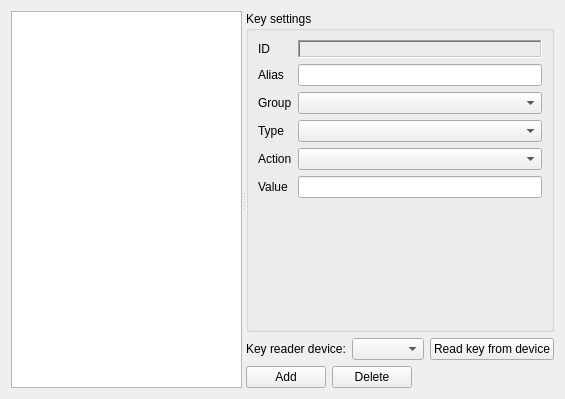
<?xml version="1.0" encoding="UTF-8"?>
<ui version="4.0">
 <class>KeysManager</class>
 <widget class="QWidget" name="KeysManager">
  <property name="geometry">
   <rect>
    <x>0</x>
    <y>0</y>
    <width>565</width>
    <height>399</height>
   </rect>
  </property>
  <property name="windowTitle">
   <string>Form</string>
  </property>
  <layout class="QGridLayout" name="gridLayout_3">
   <item row="0" column="0">
    <widget class="QSplitter" name="splitter_keys">
     <property name="orientation">
      <enum>Qt::Horizontal</enum>
     </property>
     <property name="childrenCollapsible">
      <bool>false</bool>
     </property>
     <widget class="QListWidget" name="listWidget_keys"/>
     <widget class="QWidget" name="gridLayoutWidget">
      <layout class="QVBoxLayout" name="verticalLayout">
       <item>
        <widget class="QGroupBox" name="groupBox">
         <property name="title">
          <string>Key settings</string>
         </property>
         <layout class="QGridLayout" name="gridLayout_4">
          <item row="5" column="1">
           <widget class="QLineEdit" name="le_key_value"/>
          </item>
          <item row="1" column="0">
           <widget class="QLabel" name="label_39">
            <property name="text">
             <string>Alias</string>
            </property>
           </widget>
          </item>
          <item row="4" column="0">
           <widget class="QLabel" name="label_41">
            <property name="text">
             <string>Action</string>
            </property>
           </widget>
          </item>
          <item row="4" column="1">
           <widget class="QComboBox" name="cmbx_key_action"/>
          </item>
          <item row="3" column="0">
           <widget class="QLabel" name="label_38">
            <property name="text">
             <string>Type</string>
            </property>
           </widget>
          </item>
          <item row="6" column="1">
           <spacer name="verticalSpacer">
            <property name="orientation">
             <enum>Qt::Vertical</enum>
            </property>
            <property name="sizeHint" stdset="0">
             <size>
              <width>20</width>
              <height>40</height>
             </size>
            </property>
           </spacer>
          </item>
          <item row="3" column="1">
           <widget class="QComboBox" name="cmbx_key_type"/>
          </item>
          <item row="5" column="0">
           <widget class="QLabel" name="label_40">
            <property name="text">
             <string>Value</string>
            </property>
           </widget>
          </item>
          <item row="2" column="1">
           <widget class="QComboBox" name="cmbx_key_group"/>
          </item>
          <item row="1" column="1">
           <widget class="QLineEdit" name="le_key_alias"/>
          </item>
          <item row="2" column="0">
           <widget class="QLabel" name="label_42">
            <property name="text">
             <string>Group</string>
            </property>
           </widget>
          </item>
          <item row="0" column="0">
           <widget class="QLabel" name="label_43">
            <property name="text">
             <string>ID</string>
            </property>
           </widget>
          </item>
          <item row="0" column="1">
           <widget class="QLabel" name="lbl_key_id">
            <property name="frameShape">
             <enum>QFrame::WinPanel</enum>
            </property>
            <property name="frameShadow">
             <enum>QFrame::Sunken</enum>
            </property>
            <property name="text">
             <string/>
            </property>
           </widget>
          </item>
         </layout>
        </widget>
       </item>
       <item>
        <layout class="QHBoxLayout" name="horizontalLayout_5">
         <property name="sizeConstraint">
          <enum>QLayout::SetDefaultConstraint</enum>
         </property>
         <item>
          <widget class="QLabel" name="label_37">
           <property name="sizePolicy">
            <sizepolicy hsizetype="Fixed" vsizetype="Preferred">
             <horstretch>0</horstretch>
             <verstretch>0</verstretch>
            </sizepolicy>
           </property>
           <property name="text">
            <string>Key reader device:</string>
           </property>
          </widget>
         </item>
         <item>
          <widget class="QComboBox" name="cmbx_read_device">
           <property name="sizePolicy">
            <sizepolicy hsizetype="Preferred" vsizetype="Fixed">
             <horstretch>1</horstretch>
             <verstretch>0</verstretch>
            </sizepolicy>
           </property>
          </widget>
         </item>
         <item>
          <widget class="QPushButton" name="btn_read_from_device">
           <property name="sizePolicy">
            <sizepolicy hsizetype="Preferred" vsizetype="Fixed">
             <horstretch>0</horstretch>
             <verstretch>0</verstretch>
            </sizepolicy>
           </property>
           <property name="text">
            <string>Read key from device</string>
           </property>
          </widget>
         </item>
        </layout>
       </item>
       <item>
        <layout class="QHBoxLayout" name="horizontalLayout_6">
         <property name="sizeConstraint">
          <enum>QLayout::SetDefaultConstraint</enum>
         </property>
         <item>
          <widget class="QPushButton" name="btn_add_apply">
           <property name="sizePolicy">
            <sizepolicy hsizetype="Preferred" vsizetype="Fixed">
             <horstretch>0</horstretch>
             <verstretch>0</verstretch>
            </sizepolicy>
           </property>
           <property name="text">
            <string>Add</string>
           </property>
          </widget>
         </item>
         <item>
          <widget class="QPushButton" name="btn_del_cancel">
           <property name="sizePolicy">
            <sizepolicy hsizetype="Preferred" vsizetype="Fixed">
             <horstretch>0</horstretch>
             <verstretch>0</verstretch>
            </sizepolicy>
           </property>
           <property name="text">
            <string>Delete</string>
           </property>
          </widget>
         </item>
         <item>
          <spacer name="horizontalSpacer_2">
           <property name="orientation">
            <enum>Qt::Horizontal</enum>
           </property>
           <property name="sizeHint" stdset="0">
            <size>
             <width>40</width>
             <height>20</height>
            </size>
           </property>
          </spacer>
         </item>
        </layout>
       </item>
      </layout>
     </widget>
    </widget>
   </item>
  </layout>
 </widget>
 <tabstops>
  <tabstop>listWidget_keys</tabstop>
  <tabstop>le_key_alias</tabstop>
  <tabstop>cmbx_key_group</tabstop>
  <tabstop>cmbx_key_type</tabstop>
  <tabstop>cmbx_key_action</tabstop>
  <tabstop>le_key_value</tabstop>
  <tabstop>cmbx_read_device</tabstop>
  <tabstop>btn_read_from_device</tabstop>
  <tabstop>btn_add_apply</tabstop>
  <tabstop>btn_del_cancel</tabstop>
 </tabstops>
 <resources/>
 <connections/>
</ui>
